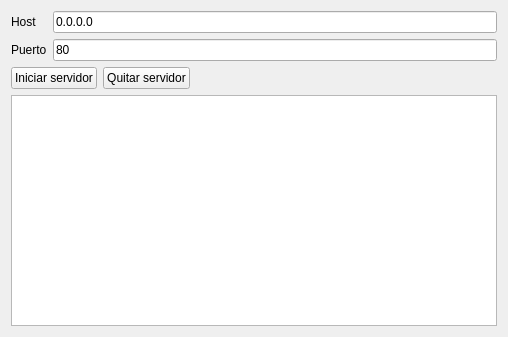
<?xml version="1.0" encoding="UTF-8"?>
<ui version="4.0">
 <class>Widget</class>
 <widget class="QWidget" name="Widget">
  <property name="geometry">
   <rect>
    <x>0</x>
    <y>0</y>
    <width>508</width>
    <height>337</height>
   </rect>
  </property>
  <property name="windowTitle">
   <string>Widget</string>
  </property>
  <layout class="QVBoxLayout" name="verticalLayout_3">
   <item>
    <layout class="QHBoxLayout" name="horizontalLayout_2">
     <item>
      <layout class="QVBoxLayout" name="verticalLayout">
       <item>
        <widget class="QLabel" name="label">
         <property name="text">
          <string>Host</string>
         </property>
        </widget>
       </item>
       <item>
        <widget class="QLabel" name="label_2">
         <property name="text">
          <string>Puerto</string>
         </property>
        </widget>
       </item>
      </layout>
     </item>
     <item>
      <layout class="QVBoxLayout" name="verticalLayout_2">
       <item>
        <widget class="QLineEdit" name="hostLineEdit">
         <property name="inputMask">
          <string>9.9.9.9</string>
         </property>
         <property name="text">
          <string>0.0.0.0</string>
         </property>
        </widget>
       </item>
       <item>
        <widget class="QLineEdit" name="portLineEdit">
         <property name="text">
          <string>80</string>
         </property>
        </widget>
       </item>
      </layout>
     </item>
    </layout>
   </item>
   <item>
    <layout class="QHBoxLayout" name="horizontalLayout">
     <item>
      <widget class="QPushButton" name="startServerPushButton">
       <property name="text">
        <string>Iniciar servidor</string>
       </property>
      </widget>
     </item>
     <item>
      <widget class="QPushButton" name="quitServerPushButton">
       <property name="text">
        <string>Quitar servidor</string>
       </property>
      </widget>
     </item>
     <item>
      <spacer name="horizontalSpacer">
       <property name="orientation">
        <enum>Qt::Horizontal</enum>
       </property>
       <property name="sizeHint" stdset="0">
        <size>
         <width>40</width>
         <height>20</height>
        </size>
       </property>
      </spacer>
     </item>
    </layout>
   </item>
   <item>
    <widget class="QTextBrowser" name="textBrowser"/>
   </item>
  </layout>
 </widget>
 <layoutdefault spacing="6" margin="11"/>
 <resources/>
 <connections/>
</ui>
